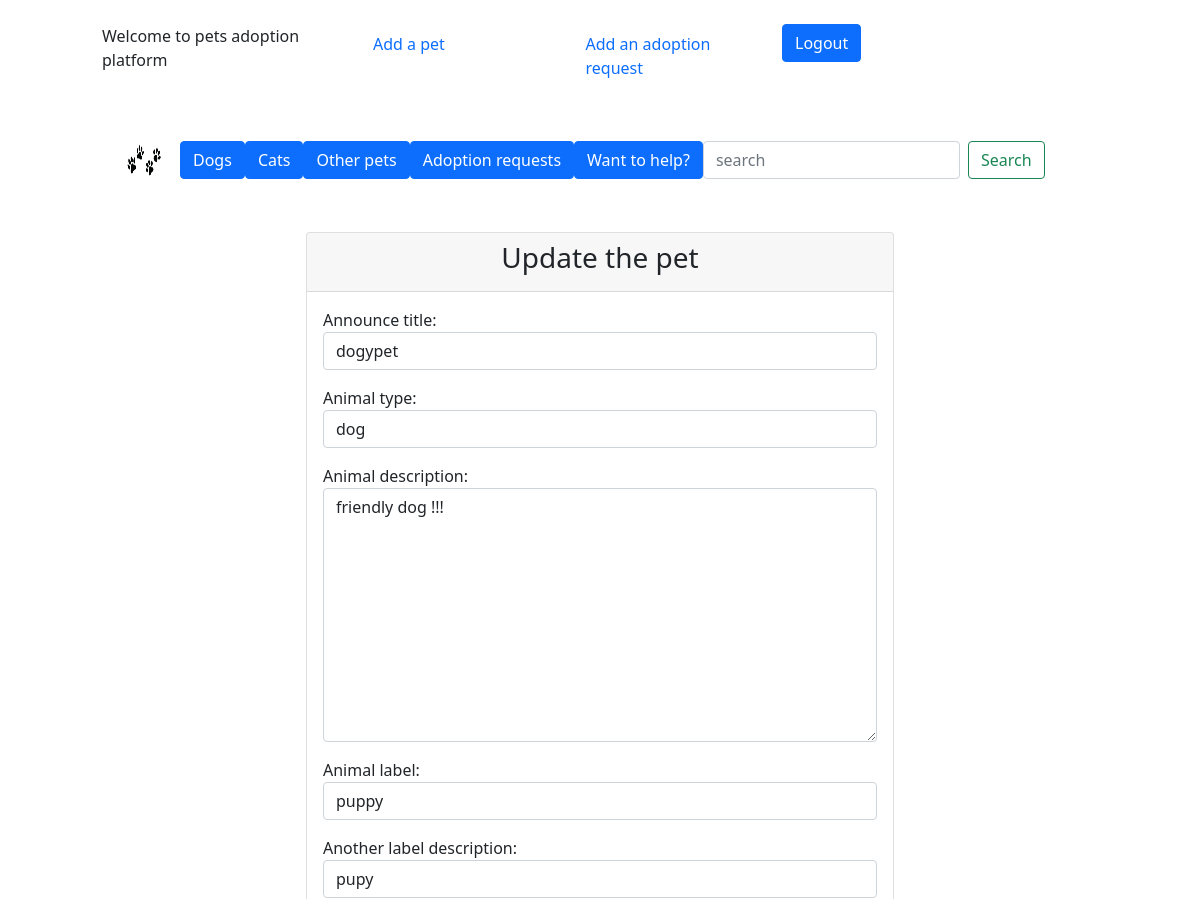
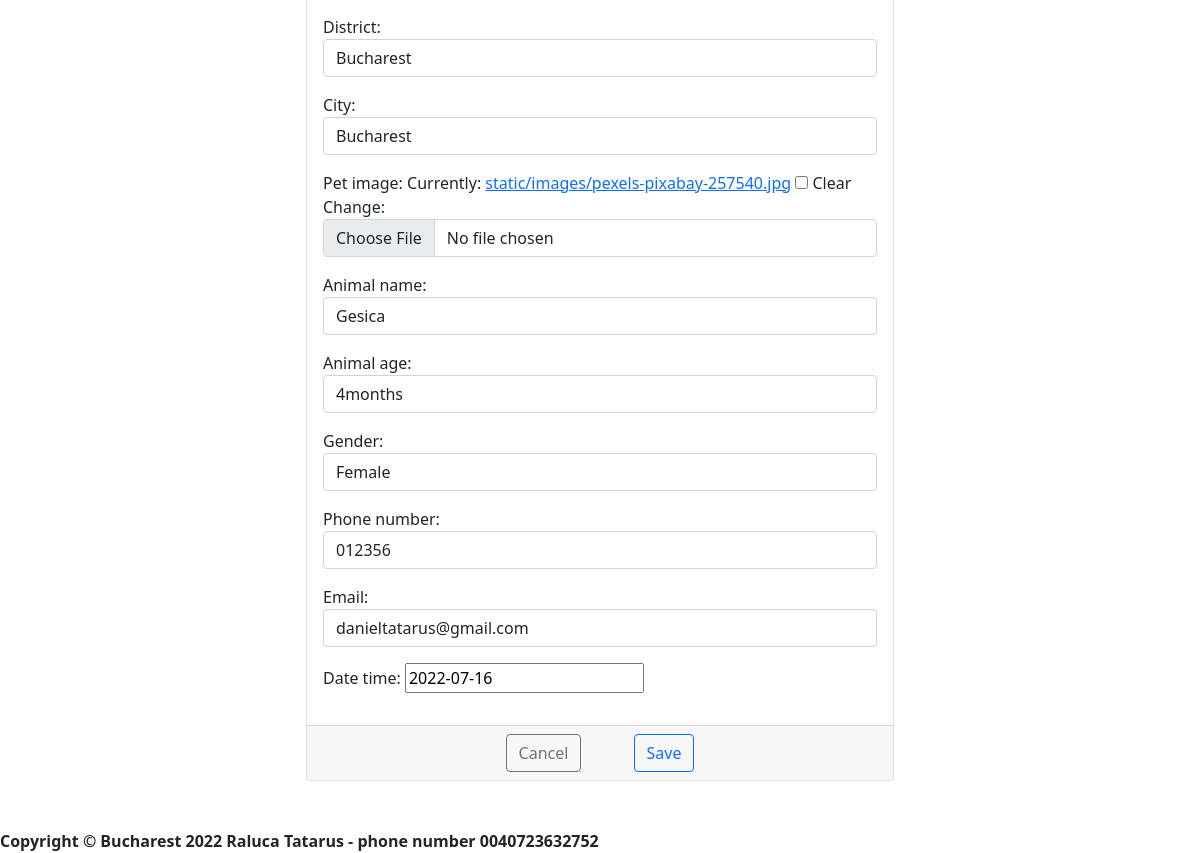
Screenshot of /update_pet/16 (signed in) with the database file from the repository (2 pictures, top to bottom).
### pets/models.py (models this page shows, shortened)
class Pets(models.Model):
    GENDER_OPTION = (('male', 'Male'), ('female', 'Female'))
    ANIMAL_CAT_OR_DOG = (('dog', 'dog'), ('cat', 'cat'), ('other', 'other pets'))
    ANIMAL_TYPE_OPTION = (('puppy', 'puppy'), ('kitten', 'kitten'), ('small size', 'small size'), ('medium size', 'medium size'),
                          ('high size', 'high size'), ('vaccine', 'vaccine'), ('sterilized', 'sterilized'))
    announce_title = models.CharField(max_length=20)
    animal_type = models.CharField(choices=ANIMAL_CAT_OR_DOG, max_length=10)
    animal_description = models.CharField(max_length=1000)
    animal_label = models.CharField(choices=ANIMAL_TYPE_OPTION, max_length=11)
    another_label_description = models.CharField(null=True, blank=True, max_length=255)
    district = models.CharField(null=True, blank=True, max_length=20)
    city = models.CharField(max_length=20)
    pet_image = models.ImageField(null=True, blank=True, upload_to='static/images/')
    animal_name = models.CharField(null=True, blank=True, max_length=12)
    animal_age = models.CharField(max_length=7)
    gender = models.CharField(choices=GENDER_OPTION, max_length=6)
    phone_number = models.CharField(max_length=10)
    email = models.EmailField(max_length=200)
    date_time = models.DateField(default=timezone.now)
    active = models.BooleanField(null=True, blank=True, default=True)
    poster = models.ForeignKey(User, on_delete=models.CASCADE, null=True, blank=True)

### pets/views.py (the view, shortened to what this page needs)
# urls.py: path('update_pet/<int:pk>', views.PetUpdateView.as_view(), name='update_pet'),
class PetUpdateView(UserPassesTestMixin, UpdateView):
    template_name = 'pets/update_pet.html'
    model = Pets
    form_class = PetsForm
    def test_func(self):
        return self.get_object().poster == self.request.user or self.request.user.is_superuser

### templates/pets/update_pet.html (shortened to what this page needs)
{% extends 'base.html' %}
{% block content %}
    <div class="container mt-4">
        <div class="row">
            <div class="col-md-6 offset-md-3">
                <div class="card">
                    <div class="card-header">
                        <h3 class="text-center">Update the pet</h3>
                    </div>
                    <form method="post" enctype="multipart/form-data">
                        <div class="card-body">
                            {{ form.as_p }}
                        </div>
                        <div class="card-footer text-center">
                            <a href="#" class="btn btn-outline-secondary mx-4">Cancel</a>
                            <button type="submit" class="btn btn-outline-primary mx-4">Save</button>
                        </div>
                    </form>
                </div>
            </div>
        </div>
    </div>
{% endblock %}

### rows the page displays
Pets: announce_title "dogypet", animal_type "dog", animal_description "friendly dog !!!", animal_label "puppy", another_label_description "pupy", district "Bucharest", city "Bucharest", animal_name "Gesica", animal_age "4months", gender "Female", phone_number "012356", email "danieltatarus@gmail.com", date_time "2022-07-16"
